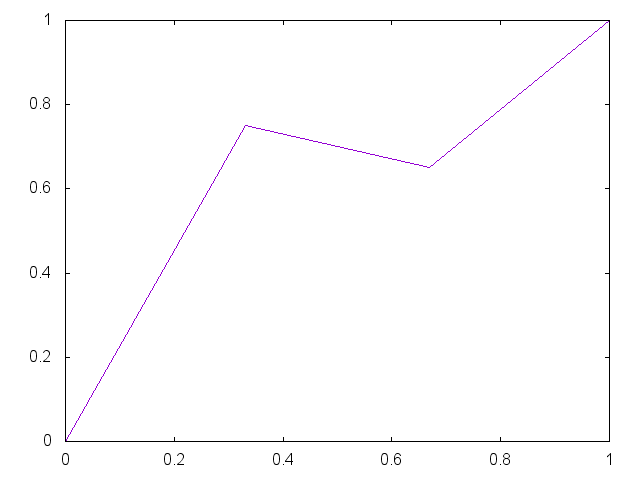

Write the gnuplot code that produced this figure.


set term png

set output "generate/static/generate/unique-0.75-0.65.png"
plot '-' smooth unique notitle
0 0
0.33 0.75
0.67 0.65 
1 1
e

reset;
